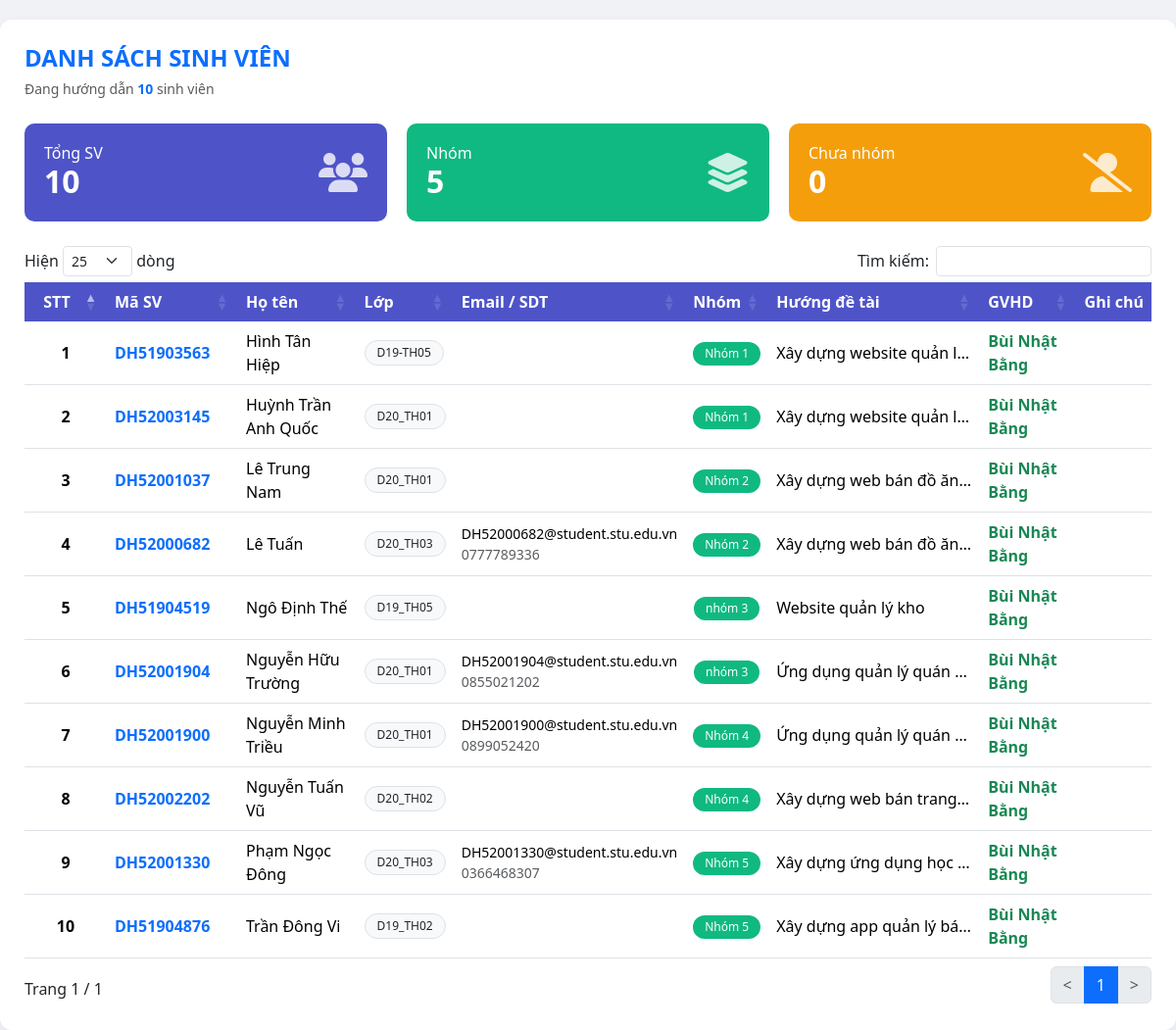
The app's page /sinhvien.php (signed in) with its own data.
### tables this page shows
CREATE TABLE IF NOT EXISTS `danh_sach_sinh_vien` (
  `HoTen` varchar(100) DEFAULT NULL,
  `id` int(11) NOT NULL AUTO_INCREMENT,
  `MaSV` varchar(20) NOT NULL,
  `Lop` varchar(20) DEFAULT NULL,
  `nhom_id` int(11) DEFAULT NULL,
  `Email` varchar(100) DEFAULT NULL,
  `SDT` varchar(15) DEFAULT NULL,
  `nhom` int(11) DEFAULT NULL,
  `huong_de_tai` text,
  `gvhd` varchar(50) DEFAULT NULL,
  `ghichu` text,
  `gvpb_id` varchar(10) DEFAULT NULL,
  `created_at` timestamp NULL DEFAULT CURRENT_TIMESTAMP,
  `MatKhau` varchar(50) DEFAULT '123456',
  `da_gap_gv` tinyint(1) DEFAULT '0' COMMENT '0=chưa gặp, 1=đã gặp',
  `diem_50` decimal(4,2) DEFAULT NULL COMMENT 'Điểm giữa kỳ - GVHD chấm',
  `diem_baove` decimal(4,2) DEFAULT NULL COMMENT 'Điểm bảo vệ - Hội đồng chấm',
  `diem_tong` decimal(4,2) GENERATED ALWAYS AS (((coalesce(`diem_50`,0) * 0.5) + (coalesce(`diem_baove`,0) * 0.5))) STORED,
  `hoidong_id` int(11) DEFAULT NULL,
  `duoc_bao_ve` tinyint(4) DEFAULT '1' COMMENT '1: BV, 0: KBV, 2: DC50%',
  PRIMARY KEY (`id`,`MaSV`),
  UNIQUE KEY `idx_id_duy_nhat` (`id`),
  UNIQUE KEY `idx_masv_unique` (`MaSV`),
  KEY `idx_gvpb` (`gvpb_id`),
  KEY `idx_nhom_id` (`nhom_id`)
);

CREATE TABLE IF NOT EXISTS `nhom` (
  `id` int(11) NOT NULL AUTO_INCREMENT,
  `ten_nhom` varchar(50) NOT NULL,
  `giang_vien_huong_dan_id` varchar(10) NOT NULL,
  `huong_de_tai` varchar(255) DEFAULT NULL,
  `created_at` timestamp NULL DEFAULT CURRENT_TIMESTAMP,
  `da_gap_gv` tinyint(1) NOT NULL DEFAULT '0',
  PRIMARY KEY (`id`),
  KEY `idx_gv` (`giang_vien_huong_dan_id`)
);

CREATE TABLE IF NOT EXISTS `giang_vien` (
  `MaGV` varchar(10) NOT NULL,
  `HoTen` varchar(100) NOT NULL,
  `Email` varchar(100) DEFAULT NULL,
  `DienThoai` varchar(15) DEFAULT NULL,
  `Khoa` varchar(50) DEFAULT NULL,
  `ChucVu` varchar(50) DEFAULT NULL,
  `created_at` timestamp NULL DEFAULT CURRENT_TIMESTAMP,
  `MatKhau` varchar(50) DEFAULT '123456',
  `id` int(11) DEFAULT NULL,
  PRIMARY KEY (`MaGV`),
  UNIQUE KEY `Email` (`Email`),
  KEY `idx_hoten` (`HoTen`),
  KEY `idx_khoa` (`Khoa`)
);

### sinhvien.php (the view, shortened to what this page needs)
<?php
require_once 'config.php';
$isGiangVien = $_SESSION['role'] === 'giangvien';
$MaGV        = $isGiangVien ? $_SESSION['MaGV'] : null;
if ($isGiangVien) {
    $sql = "
        SELECT DISTINCT
            s.*,
            n.id AS nhom_id,
            n.ten_nhom AS nhom,
            gv.HoTen AS gvhd_ten
        FROM danh_sach_sinh_vien s
        INNER JOIN phan_thuoc_nhom ptn ON ptn.sinh_vien_id = s.id
        INNER JOIN nhom n ON n.id = ptn.nhom_id
        LEFT JOIN giang_vien gv ON n.giang_vien_huong_dan_id = gv.MaGV
        WHERE
            n.giang_vien_huong_dan_id = ?
            OR EXISTS (
                SELECT 1
                FROM phan_cong_phan_bien pc
                WHERE pc.nhom_id = n.id
                  AND pc.giang_vien_phan_bien_id = ?
            )
        ORDER BY n.id, s.HoTen
    ";
    $stmt = $pdo->prepare($sql);
    $stmt->execute([$MaGV, $MaGV]);
}
$sv = $stmt->fetchAll(PDO::FETCH_ASSOC);
$totalSV = count($sv);
$ungrouped = 0;
$nhomSet = [];
foreach ($sv as $s) {
    if (!empty($s['nhom_id'])) {
        $nhomSet[$s['nhom_id']] = true;
    } else {
        $ungrouped++;
    }
}
$totalNhom = count($nhomSet);
?>
<!DOCTYPE html>
<html lang="vi">
<head>
    <link href="https://cdn.jsdelivr.net/npm/bootstrap@5.3.3/dist/css/bootstrap.min.css" rel="stylesheet">
    <link rel="stylesheet" href="https://cdnjs.cloudflare.com/ajax/libs/font-awesome/6.4.0/css/all.min.css">
    <link rel="stylesheet" href="https://cdn.datatables.net/1.13.6/css/dataTables.bootstrap5.min.css">
    <link rel="stylesheet" href="https://cdn.datatables.net/responsive/2.5.0/css/responsive.bootstrap5.min.css">
</head>
<body>
<div class="content-area">
    <div class="d-flex justify-content-between align-items-center mb-4 flex-wrap gap-3">
        <div>
            <h4 class="mb-1 fw-bold text-primary">DANH SÁCH SINH VIÊN</h4>
            <?php if ($isGiangVien): ?>
                <small class="text-muted">Đang hướng dẫn <strong class="text-primary"><?= $totalSV ?></strong> sinh viên</small>
            <?php endif; ?>
        </div>
    </div>
    <div class="stat-cards">
        <div class="stat-big bg-primary">
            <div><h5>Tổng SV</h5><h2><?= $totalSV ?></h2></div>
            <div class="icon"><i class="fas fa-users"></i></div>
        </div>
        <div class="stat-big bg-success">
            <div><h5>Nhóm</h5><h2><?= $totalNhom ?></h2></div>
            <div class="icon"><i class="fas fa-layer-group"></i></div>
        </div>
        <div class="stat-big bg-warning">
            <div><h5>Chưa nhóm</h5><h2><?= $ungrouped ?></h2></div>
            <div class="icon"><i class="fas fa-user-slash"></i></div>
        </div>
    </div>
    <div class="table-responsive">
        <table id="mainTable" class="table table-hover align-middle w-100">
            <thead>
                <tr>
                    <th width="50" class="text-center">STT</th>
                    <th width="100">Mã SV</th>
                    <th>Họ tên</th>
                    <th>Lớp</th>
                    <th>Email / SDT</th>
                    <th>Nhóm</th>
                    <th>Hướng đề tài</th>
                    <th>GVHD</th>
                    <th>Ghi chú</th>
                </tr>
            </thead>
            <tbody>
                <?php $stt = 1; foreach ($sv as $s): ?>
                <tr>
                    <td class="text-center fw-bold"><?= $stt++ ?></td>
                    <td class="text-primary fw-bold"><?= htmlspecialchars($s['MaSV']) ?></td>
                    <td><?= htmlspecialchars($s['HoTen']) ?></td>
                    <td><span class="badge bg-light text-dark border"><?= htmlspecialchars($s['Lop'] ?? '') ?></span></td>
                    <td>
                        <div class="small"><?= htmlspecialchars($s['Email'] ?? '') ?></div>
                        <div class="small text-muted"><?= htmlspecialchars($s['SDT'] ?? '') ?></div>
                    </td>
                    <td class="text-center">
                        <?php if (!empty($s['nhom'])): ?>
                            <span class="badge bg-success"><?= htmlspecialchars($s['nhom']) ?></span>
                        <?php else: ?>
                            <span class="badge bg-secondary">Chưa có</span>
                        <?php endif; ?>
                    </td>
                    <td class="text-truncate" style="max-width: 200px;" title="<?= htmlspecialchars($s['huong_de_tai']) ?>">
                        <?= htmlspecialchars($s['huong_de_tai'] ?: '*') ?>
                    </td>
                    <td class="fw-bold text-success">
                        <?php
                            if (!empty($s['gvhd_ten'])) {
                                echo htmlspecialchars($s['gvhd_ten']);
                            } else {
                                echo '<span class="text-muted fw-normal small">Chưa phân công</span>';
                            }
                        ?>
                    </td>
                    <td><?= htmlspecialchars($s['ghichu'] ?: '') ?></td>
                </tr>
                <?php endforeach; ?>
            </tbody>
        </table>
    </div>
</div>
</body>
</html>

### sinhvien.php (style rules this page uses)
body { background-color: #f0f2f5; font-family: 'Segoe UI', Tahoma, Geneva, Verdana, sans-serif; }
.content-area { background: #fff; border-radius: 12px; padding: 25px; margin: 20px auto; box-shadow: 0 4px 12px rgba(0,0,0,0.05); max-width: 1400px; }
.stat-cards { display: flex; gap: 20px; flex-wrap: wrap; margin-bottom: 25px; }
.stat-big { flex: 1; min-width: 200px; padding: 20px; border-radius: 10px; color: #fff; display: flex; align-items: center; justify-content: space-between; }
.bg-primary { background-color: #4e54c8 !important; }
.bg-success { background-color: #10b981 !important; }
.bg-warning { background-color: #f59e0b !important; color: #fff !important; }
.stat-big h2 { margin: 0; font-size: 2rem; font-weight: 700; }
.stat-big h5 { margin: 0; font-size: 1rem; }
.stat-big .icon { font-size: 2.5rem; opacity: 0.8; }
.table thead th { background: #4e54c8; color: white; border-bottom: none; white-space: nowrap; }
.badge { padding: 6px 12px; border-radius: 20px; font-weight: 500; }

### records on screen
danh_sach_sinh_vien: MaSV "DH51903563", HoTen "Hình Tân Hiệp", Lop "D19-TH05", nhom.ten_nhom "Nhóm 1", huong_de_tai "Xây dựng website quản l…", giang_vien.HoTen "Bùi Nhật Bằng"
danh_sach_sinh_vien: MaSV "DH52003145", HoTen "Huỳnh Trần Anh Quốc", Lop "D20_TH01", nhom.ten_nhom "Nhóm 1", huong_de_tai "Xây dựng website quản l…", giang_vien.HoTen "Bùi Nhật Bằng"
danh_sach_sinh_vien: MaSV "DH52001037", HoTen "Lê Trung Nam", Lop "D20_TH01", nhom.ten_nhom "Nhóm 2", huong_de_tai "Xây dựng web bán đồ ăn…", giang_vien.HoTen "Bùi Nhật Bằng"
danh_sach_sinh_vien: MaSV "DH52000682", HoTen "Lê Tuấn", Lop "D20_TH03", Email "DH52000682@student.stu.edu.vn", SDT "0777789336", nhom.ten_nhom "Nhóm 2", huong_de_tai "Xây dựng web bán đồ ăn…", giang_vien.HoTen "Bùi Nhật Bằng"
danh_sach_sinh_vien: MaSV "DH51904519", HoTen "Ngô Định Thế", Lop "D19_TH05", nhom.ten_nhom "nhóm 3", huong_de_tai "Website quản lý kho", giang_vien.HoTen "Bùi Nhật Bằng"
danh_sach_sinh_vien: MaSV "DH52001904", HoTen "Nguyễn Hữu Trường", Lop "D20_TH01", Email "DH52001904@student.stu.edu.vn", SDT "0855021202", nhom.ten_nhom "nhóm 3", huong_de_tai "Ứng dụng quản lý quán…", giang_vien.HoTen "Bùi Nhật Bằng"
danh_sach_sinh_vien: MaSV "DH52001900", HoTen "Nguyễn Minh Triều", Lop "D20_TH01", Email "DH52001900@student.stu.edu.vn", SDT "0899052420", nhom.ten_nhom "Nhóm 4", huong_de_tai "Ứng dụng quản lý quán…", giang_vien.HoTen "Bùi Nhật Bằng"
danh_sach_sinh_vien: MaSV "DH52002202", HoTen "Nguyễn Tuấn Vũ", Lop "D20_TH02", nhom.ten_nhom "Nhóm 4", huong_de_tai "Xây dựng web bán trang…", giang_vien.HoTen "Bùi Nhật Bằng"
danh_sach_sinh_vien: MaSV "DH52001330", HoTen "Phạm Ngọc Đông", Lop "D20_TH03", Email "DH52001330@student.stu.edu.vn", SDT "0366468307", nhom.ten_nhom "Nhóm 5", huong_de_tai "Xây dựng ứng dụng học…", giang_vien.HoTen "Bùi Nhật Bằng"
danh_sach_sinh_vien: MaSV "DH51904876", HoTen "Trần Đông Vi", Lop "D19_TH02", nhom.ten_nhom "Nhóm 5", huong_de_tai "Xây dựng app quản lý bá…", giang_vien.HoTen "Bùi Nhật Bằng"

### other values on screen
$totalSV "10"
$totalNhom "5"
$ungrouped "0"
